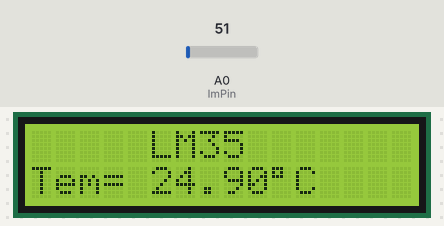
Recording of a sketch running on a simulated Arduino Uno, built with avr-gcc and run on an emulated ATmega328P. On the bench: 16×2 character LCD. Inputs (shaded band) come from the test bench; at power-on: A0 (lmPin) = 51.

Above: at 1.2 s.
1.3 s: A0 (lmPin) set to 24
At 2.4 s:
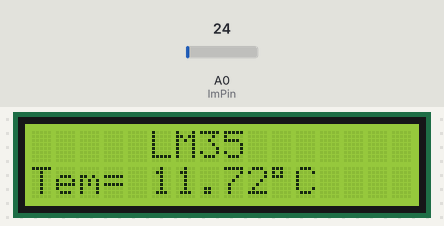
2.8 s: A0 (lmPin) set to 19
At 3.2 s:
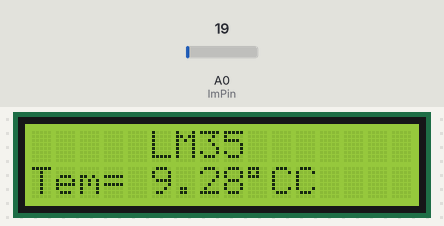
4.4 s: A0 (lmPin) set to 15
At 5.0 s:
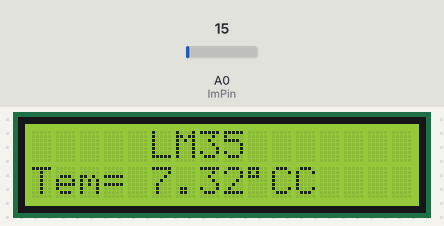
Timing chart, 0 to 7.4 s (numbered marks = the images above; inputs shaded):
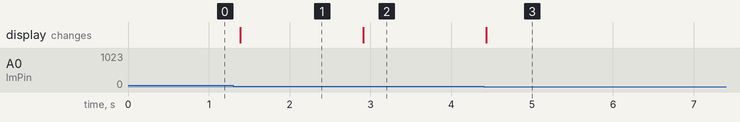

Measured:
- the behaviour switches between 21 and 20 on A0 (lmPin) (found by bisection; images 1 and 2)
- after the input at 1.3 s, the display: changes after 0.09 s (image 1)
- after the input at 2.8 s, the display: changes after 0.11 s (image 2)
- after the input at 4.4 s, the display: changes at once (image 3)

The sketch:

LM35.ino
```cpp
/*****************************************
 * name:LM35 Temperature Sensor
 * function:
 * LM35 output voltage has a linear relation with the Celsius temperature, output of 0 v when 0 ℃,
 * every increase 1 ℃, the output voltage increase 10 mv
 *****************************************/
//Email:support@sunfounder.com
//Website:www.sunfounder.com
//lm35 attach to A0
/****************************************/

#define lmPin A0  //LM35 attach to
#include <Wire.h>
#include <LiquidCrystal_I2C.h>
LiquidCrystal_I2C lcd(0x27,16,2);  // set the LCD address to 0x27 for a 16 chars and 2 line display

float tem = 0;
long lmVal = 0;

void setup()
{
  lcd.init();  //initialize the lcd
  lcd.backlight();  //open the backlight
}
void loop()
{
  lmVal = analogRead(lmPin);//read the value of A0
  tem = (lmVal * 0.0048828125 * 100);//5/1024=0.0048828125;1000/10=100
  lcd.setCursor(5,0);//place the cursor on 5 column,0 row
  lcd.print("LM35");//print"LM35"
  lcd.setCursor(0,1);//place the cursor on 0 column,1 row
  lcd.print("Tem= ");//print"Tem= "
  lcd.setCursor(5,1);//place the cursor on 5 column,1 row
  lcd.print(tem);//print tem
  lcd.print(char(223));//print the unit" ℃ "
  lcd.print("C");
  delay(200);//delay 200ms
}
```
